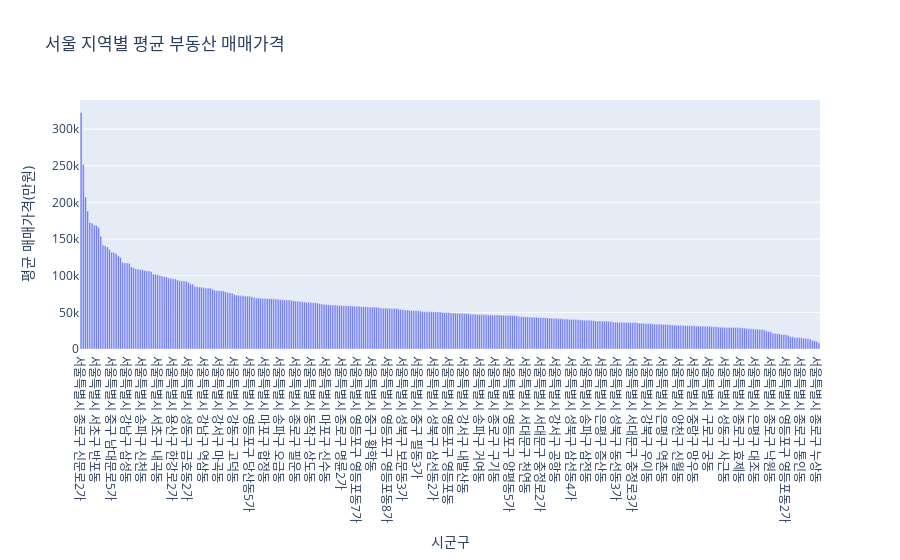

Notebook source saved alongside this figure:
### Code cell
import pandas as pd
import plotly.express as px

df = pd.read_csv('seoul_apartment.csv')

df.head()

avg_price_by_city = df.groupby('시군구')['거래금액(만원)'].mean().sort_values(ascending=False)
print(avg_price_by_city)

fig = px.bar(
    avg_price_by_city,
    x=avg_price_by_city.index,
    y=avg_price_by_city.values,
    title='서울 지역별 평균 부동산 매매가격',
    labels={'x': '시군구', 'y': '평균 매매가격(만원)'}
)
fig.show()

### Figure 1 — Plotly figure (JSON) as saved in the notebook; plotly's stock layout.template omitted (floating-point values rounded to 4 significant figures; data arrays with more than 128 entries replaced by an {"elided": "..."} marker saying what was removed)
{"data": [{"hovertemplate": "시군구=%{x}<br>평균 매매가격(만원)=%{y}<extra></extra>", "legendgroup": "", "marker": {"color": "#636efa", "pattern": {"shape": ""}}, "name": "", "orientation": "v", "showlegend": false, "textposition": "auto", "type": "bar", "x": {"elided": "338 str values"}, "xaxis": "x", "y": {"elided": "338 float values"}, "yaxis": "y"}], "layout": {"barmode": "relative", "legend": {"tracegroupgap": 0}, "title": {"text": "서울 지역별 평균 부동산 매매가격"}, "xaxis": {"anchor": "y", "domain": [0, 1], "title": {"text": "시군구"}}, "yaxis": {"anchor": "x", "domain": [0, 1], "title": {"text": "평균 매매가격(만원)"}}}}
